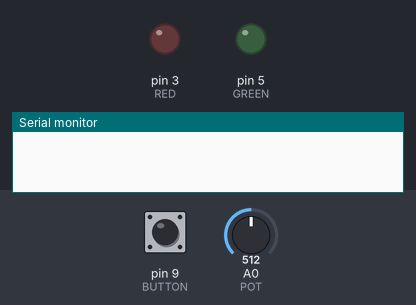
The sketch below on a simulated Arduino Uno, built with avr-gcc and run on an emulated ATmega328P. Parts: output pins drawn as LEDs (lit = HIGH), the last lines printed to the serial monitor. Dashed ring = blinking. The inputs (shaded band) are chosen by the test bench; at power-on: pin 9 (BUTTON) LOW, A0 (POT) = 512. Random numbers use the default seed unless the sketch sets one.

Above: at 1.2 s.
1.3 s: pin 9 (BUTTON) pulled HIGH for 0.15 s
At 1.55 s:
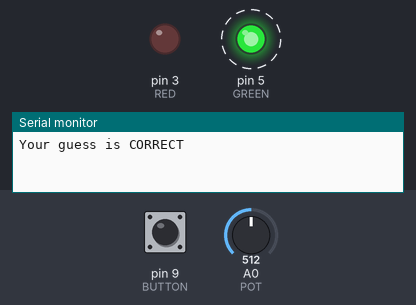
4.3 s: pin 9 (BUTTON) pulled HIGH for 1 s
At 4.55 s:
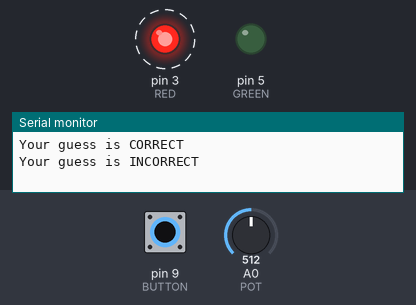
Timing chart, 0 to 7.3 s (numbered marks = the images above; inputs shaded):
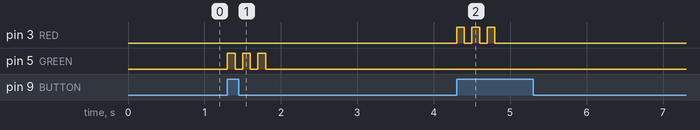

The sketch:

CAGIS2018.ino
```cpp
#include "CAGIS2018.h"

//In Arduino, variables declared in the .ino are automatically
//instantiated when the .ino runs
CAGIS2018 safe;

int currButtonState = 0; //current state of button
int lastButtonState = 0; //previous state of button

//A setup() function runs once at the start of all Arduino programs
void setup(){
  //Set up the safe
  safe.begin();
  //Set up LED pins for output (not input)
  pinMode(RED, OUTPUT);
  pinMode(GREEN, OUTPUT);
  pinMode(BUTTON, INPUT);

  //Just for debugging/demo purposes
  Serial.begin(9600);
}

//A loop() function repeats endlessly after the setup() function is
//done in all Arduino programs
void loop(){

  //Print the current reading to serial
  //Serial.println(analogRead(POT));

  //Read the button pin
  currButtonState=digitalRead(BUTTON);

  //Make a guess if the button has been freshly pressed
  if (lastButtonState==LOW && currButtonState==HIGH) {
    safe.guess();
    delay(50); //To avoid bouncing
  }
  lastButtonState=currButtonState;

}
```

CAGIS2018.cpp
```cpp
#include "CAGIS2018.h" //this is CRITICAL

//initializes the object
//the actual setup happens in the begin() function
CAGIS2018::CAGIS2018(){
}

//Set up the object
void CAGIS2018::begin(){
  //Seed the random sequence off of unused analog inputs
  randomSeed(analogRead(3)*analogRead(4)*(analogRead(POT)+analogRead(5)));
  //Generate a new random combination
  getCombo();
  //Start at the first number
  currStep=0;
}

//Flash the green LED to indicate a correct guess
//Also, increment currStep
void CAGIS2018::correct(){
  //Move on to next slot
  currStep++;
  //Print (diagnostic)
  Serial.println("CORRECT");
  //Flash green LED
  for (int i = 0; i < 3; i++){
    digitalWrite(GREEN, 255);
    delay(100);
    digitalWrite(GREEN, 0);
    delay(100);
  }
}

//Flash the red LED to indicate an incorrect guess
//Also, reset currStep
void CAGIS2018::incorrect(){
  currStep=0;
  //Print (diagnostic)
  Serial.println("INCORRECT");
  //Flash red LED
  for (int i = 0; i < 3; i++){
    digitalWrite(RED, 255);
    delay(100);
    digitalWrite(RED, 0);
    delay(100);
  }
}

//Turn on the green LED and stall here forever
void CAGIS2018::finish(){
  digitalWrite(GREEN, 255);
  Serial.println("Well done!");
  while(true);
}

//Generate a new random combination
void CAGIS2018::getCombo(){
  for (int n = 0; n < 3; n++){
    combo[n] = random(MARGIN, 1023-MARGIN);
  }
}

//Try the current pot position
void CAGIS2018::guess(){
  Serial.print("Your guess is ");
  if (bingo()){
    correct();
  }
  else{
    incorrect();
  }
  //If all three numbers have been guessed, finish the program!
  if(currStep>2){
    finish();
  }
}

//Get a voltage value between 0 and 1023
//(between 0V and 5V)
int CAGIS2018::readPot(){
  return analogRead(POT);
}

//Determines whether you've made a correct guess
boolean CAGIS2018::bingo(){
  reading = readPot();
  return (reading >= combo[currStep]-MARGIN && reading <= combo[currStep]+MARGIN);
}
```

CAGIS2018.h
```cpp
//Header file!
//These include all the declarations for the code file
//and provides declarations for different code files
//so that they know that other code files' functions
//exist, enabling them to call those functions

//These (and the #endif at the bottom) prevent this
//from being included more than once in a project
#ifndef CAGIS2018_h
#define CAGIS2018_h

// Digital pins for LEDs
#define RED 3
#define GREEN 5

// Analog input pin for potentiometer
#define POT A0

// Digital input pin for button
#define BUTTON 9

// Determines the precision with which one must guess numbers
#define MARGIN 100

//contains many often-used utility functions
#include "Arduino.h"

class CAGIS2018{

  private:
    //stuff here CANNOT be accessed by the .ino

    //tracks which number you're trying to crack
    int currStep;
    //temporarily stores the last reading of the pot
    int reading;

    void correct();
    void incorrect();
    void finish();
    void getCombo();
    int readPot();
    boolean bingo();

  public:
    //stuff here CAN be accessed by the .ino

    CAGIS2018(); //Constructor declaration

    //Random numbers for lock combination
    int combo [3];

    void begin();
    void guess();
};

//everything before the #endif is neutralized if the
//#ifndef variable is defined
#endif
```

Measured:
- after the input at 1.3 s, pin 5 (GREEN): alternates HIGH for 0.10 s and LOW for 0.10 s, 6 changes in all, then stays LOW, starting at once
- after the input at 4.3 s, pin 3 (RED): alternates HIGH for 0.10 s and LOW for 0.10 s, 6 changes in all, then stays LOW, starting at once
